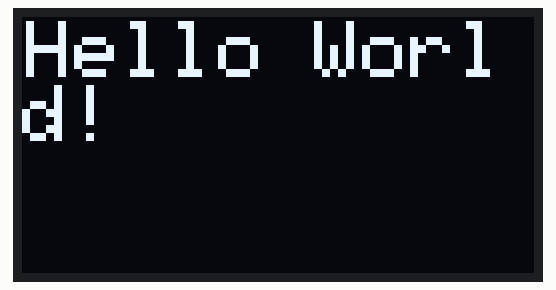
Simulated run of this sketch. Board: Arduino Uno, built with avr-gcc and run on an emulated ATmega328P. On the bench: 128×64 one-colour display.

Above: at 0.1 s.

The sketch:

SCREEN.ino
```cpp
#include <Wire.h>
#include <Adafruit_GFX.h>//حجم الخط تدوير الشاشة ورسم الأشكال:مكتبة الرسوميات
#include <Adafruit_SSD1306.h>//التحكم بنوع الشاشة

#define SCREEN_WIDTH 128 // Xعرض الشاشة
#define SCREEN_HEIGHT 64 // Yارتفاع الشاشة

// إنشاء كائن الشاشة
Adafruit_SSD1306 display(SCREEN_WIDTH, SCREEN_HEIGHT, &Wire, -1);//-1 مصممة لتدعم الشاشات التي تحتوي دبوس خامس

void setup() {
  // تشغيل الشاشة على العنوان الافتراضي 0x3C
  if(!display.begin(SSD1306_SWITCHCAPVCC, 0x3C)) { //إذا ما لقينا الشاشة بهاد العنوان بنوقف البرنامج
    for(;;); // التوقف هنا إذا لم تفتح الشاشة
  }

  display.clearDisplay(); // مسح الذاكرة المؤقتة للشاشة

  display.setTextSize(2);              // ضبط حجم الخط إلى أصغر مقاس (1)
  display.setTextColor(SSD1306_WHITE);
    // تحديد لون النص (أبيض)

  display.setCursor(1, 1);             // بدء الكتابة من أعلى الزاوية اليسرى (X=0, Y=0)

  display.println("Hello World!");     // النص المراد طباعته

  display.display(); // هذا الأمر ضروري جداً لإظهار النص على الشاشة
}

void loop() {
  // ترك الدالة فارغة لأننا نريد طباعة النص مرة واحدة فقط في الـ setup
}
```
